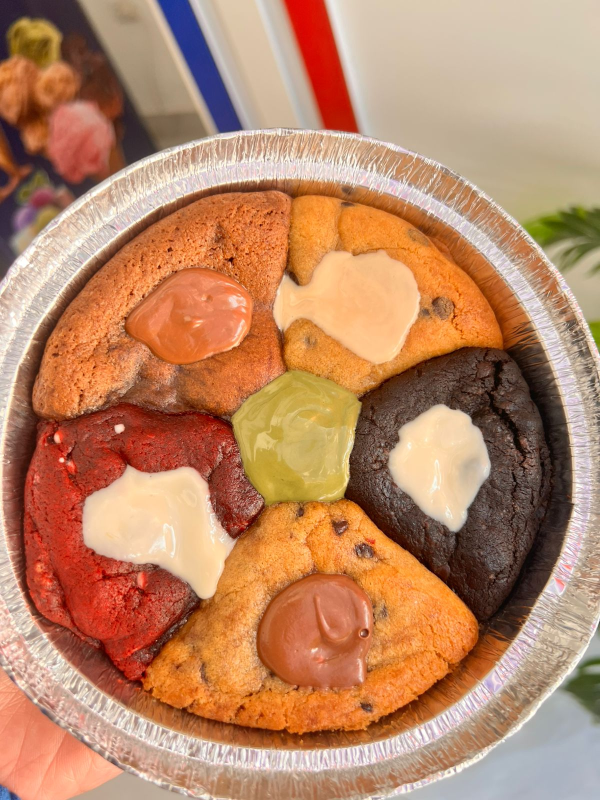
#> input picture Menu_images/WhatsApp Image 2026-09-03 at 3.38.02 PM.jpeg, 1200 x 1600 px (shown at 1/2 size)
$ python build-menu-thumbs.py
#> lines starting #> are read from the running program, lines starting #| are printed output that depends on the picture
"""
Cut one square menu thumbnail out of each shop photograph.

The source photographs in `Menu_images/` are phone pictures taken in the shop:
handheld, mixed lighting, busy backgrounds, some with an Arabic caption burned
into the pixels. The menu needs the opposite of that — a small square that is
almost entirely product, readable at 96px, and consistent enough that ninety of
them in a column do not look like ninety different photographers.

So each crop is declared here rather than computed. A generic "centre square"
would be wrong for most of these: the food is rarely in the middle of the frame
(it is held up, so it sits low), and four of the photographs carry a caption
that a centre crop would put straight through the middle of the thumbnail. The
boxes below were read off the pixels and then checked by looking at the output.

`CROPS` maps a source image to one or more named crops. Several photographs hold
more than one product — the two cookie-cup pictures are three cups each — so the
unit is the crop, not the file.

Enhancement is deliberately mild and entirely local: a white-balance nudge, a
contrast and saturation lift, and an unsharp pass to recover what the phone's
own JPEG compression softened. It is not trying to turn a phone snap into the
studio renders on the home page; it is trying to make a phone snap look like it
was taken on purpose.
"""

from __future__ import annotations

import sys
from pathlib import Path

from PIL import Image, ImageEnhance, ImageFilter

ROOT = Path(__file__).resolve().parent.parent
SRC = ROOT / "Menu_images"
OUT = ROOT / "public" / "img" / "menu"

# The rendition written to disk. Thumbnails are shown at 96px and the retina
# case is the one that has to hold up, so everything is written at 2x that and
# left there — a third size for a 288px display is a file nobody requests.
SIZE = 320

# Source files, in the order `ls` gives them, mapped to the short ids used
# below. Keeping the mapping here means the WhatsApp filenames — which carry a
# timestamp and a duplicate counter and nothing else — appear exactly once.
SOURCES = {
    "img01": "WhatsApp Image 2026-09-03 at 3.38.02 PM (1).jpeg",
    "img02": "WhatsApp Image 2026-09-03 at 3.38.02 PM.jpeg",
    "img03": "WhatsApp Image 2026-09-03 at 3.38.03 PM (1).jpeg",
    "img04": "WhatsApp Image 2026-09-03 at 3.38.03 PM (2).jpeg",
    "img05": "WhatsApp Image 2026-09-03 at 3.38.03 PM (3).jpeg",
    "img06": "WhatsApp Image 2026-09-03 at 3.38.03 PM.jpeg",
    "img07": "WhatsApp Image 2026-09-03 at 3.38.07 PM (1).jpeg",
    "img08": "WhatsApp Image 2026-09-03 at 3.38.07 PM (2).jpeg",
    "img09": "WhatsApp Image 2026-09-03 at 3.38.07 PM (3).jpeg",
    "img10": "WhatsApp Image 2026-09-03 at 3.38.07 PM (4).jpeg",
    "img11": "WhatsApp Image 2026-09-03 at 3.38.07 PM (5).jpeg",
    "img12": "WhatsApp Image 2026-09-03 at 3.38.07 PM (6).jpeg",
    "img13": "WhatsApp Image 2026-09-03 at 3.38.07 PM.jpeg",
    "img14": "WhatsApp Image 2026-09-03 at 3.38.08 PM (1).jpeg",
    "img15": "WhatsApp Image 2026-09-03 at 3.38.08 PM (2).jpeg",
    "img16": "WhatsApp Image 2026-09-03 at 3.38.08 PM (3).jpeg",
    "img17": "WhatsApp Image 2026-09-03 at 3.38.08 PM (4).jpeg",
    "img18": "WhatsApp Image 2026-09-03 at 3.38.08 PM (5).jpeg",
    "img19": "WhatsApp Image 2026-09-03 at 3.38.08 PM (6).jpeg",
    "img20": "WhatsApp Image 2026-09-03 at 3.38.08 PM (7).jpeg",
    "img21": "WhatsApp Image 2026-09-03 at 3.38.08 PM.jpeg",
}

# source id -> [(output name, (left, top, right, bottom)), ...]
#
# Every box is square in the source, so nothing is squashed on the way down to
# SIZE. Where a caption is burned into the picture the box is chosen to exclude
# it, which is why a few of these are noticeably tighter than the food.
CROPS: dict[str, list[tuple[str, tuple[int, int, int, int]]]] = {
    # Scoops — foil trays of joined cookie domes.
    "img02": [("scoop-mixed", (25, 300, 1175, 1450))],
    "img01": [("scoop-vanilla-mixed-filling", (10, 150, 1190, 1330))],
    "img05": [("scoop-chocolate", (0, 340, 1140, 1480))],
    # Caption sits low across the tray, so the crop takes the clean top of it.
    "img03": [("scoop-vanilla", (300, 840, 650, 1190))],
    # Caption is top-left, well clear of the tray.
    "img04": [("scoop-red-velvet", (175, 650, 1015, 1490))],
    # Caption runs straight through the middle; only the lower tray is clean.
    "img06": [("scoop-vanilla-nutella", (170, 385, 515, 730))],
    # Pans.
    "img15": [("pan-vanilla-nutella", (20, 700, 800, 1480))],
    "img16": [("pan-red-velvet-white", (95, 720, 795, 1420))],
    # Cross-sections, held. Cropped in tight so the glove is mostly out.
    "img11": [("cut-vanilla-nutella", (250, 450, 800, 1000))],
    "img12": [("cut-chocolate-nutella", (330, 290, 1000, 960))],
    "img19": [("cut-red-velvet-cream", (300, 240, 960, 900))],
    # Matilda — the one photograph that names its own product.
    "img13": [("matilda", (60, 340, 900, 1180))],
    # Cups. Three to a photograph, so three crops each.
    "img08": [
        ("cup-caramel", (0, 880, 500, 1380)),
        ("cup-red-velvet-white", (270, 570, 770, 1070)),
        ("cup-chocolate-pistachio", (590, 830, 1090, 1330)),
    ],
    "img14": [
        ("cup-red-velvet-nutella", (225, 495, 565, 835)),
        ("cup-chocolate-nutella", (615, 405, 950, 740)),
        ("cup-vanilla-nutella", (485, 640, 1005, 1160)),
    ],
    # Slices, most already on a plain white sweep.
    "img09": [("cake-vanilla-wedge", (440, 180, 1340, 1080))],
    "img20": [("brookie-classic", (400, 180, 1300, 1080))],
    "img07": [("slice-red-velvet-cream", (400, 120, 1300, 1020))],
    "img21": [("slice-chocolate-caramel", (350, 120, 1270, 1040))],
    "img10": [("slice-chocolate-ganache", (130, 500, 950, 1320))],
    "img18": [("apple-tart", (215, 420, 975, 1180))],
    "img17": [("cheesecake-red-velvet", (300, 800, 1000, 1500))],
}


def enhance(im: Image.Image) -> Image.Image:
    """
    The mild, entirely local clean-up described in the header.

    Order matters and is not arbitrary: colour and contrast are corrected while
    the image is still large, and the unsharp pass runs last, *after* the
    downscale, because sharpening before a resize is thrown away by the
    resampling and sharpening after it is what the eye actually sees.
    """
    im = ImageEnhance.Color(im).enhance(1.12)
    im = ImageEnhance.Contrast(im).enhance(1.08)
    im = ImageEnhance.Brightness(im).enhance(1.04)
    im = im.resize((SIZE, SIZE), Image.LANCZOS)
    return im.filter(ImageFilter.UnsharpMask(radius=1.6, percent=95, threshold=3))


def main() -> int:
    if not SRC.is_dir():
        print(f"missing source directory: {SRC}", file=sys.stderr)
        return 1

    OUT.mkdir(parents=True, exist_ok=True)
    written = 0

    for key, crops in CROPS.items():
        path = SRC / SOURCES[key]
        if not path.is_file():
            print(f"missing source file: {path}", file=sys.stderr)
            return 1

        with Image.open(path) as raw:
#> raw is the input picture: PIL image 1200x1600 RGB; mean R, G, B 186.7, 134.6, 101.2
            im = raw.convert("RGB")
            for name, box in crops:
                left, top, right, bottom = box
                if right - left != bottom - top:
                    print(f"{name}: box is not square: {box}", file=sys.stderr)
                    return 1
                if right > im.width or bottom > im.height:
                    print(
                        f"{name}: box {box} falls outside {im.width}x{im.height}",
                        file=sys.stderr,
                    )
                    return 1
                out = OUT / f"{name}.webp"
                enhance(im.crop(box)).save(out, "WEBP", quality=88, method=6)
                print(f"{key} -> {out.relative_to(ROOT)}")
                written += 1
#> this loop made 1 pass
#> pass 1, in enhance, `im = ImageEnhance.Color(im).enhance(1.12)`:
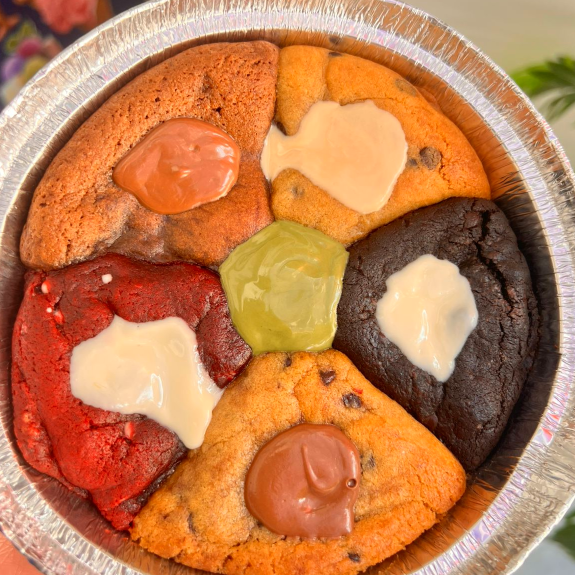
#> im: PIL image 1150x1150 RGB (shown at 1/2 size); mean R, G, B 192, 124.2, 79.1
#> pass 1, in enhance, `im = im.resize((SIZE, SIZE), Image.LANCZOS)`:
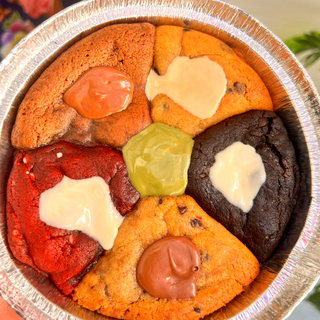
#> im: PIL image 320x320 RGB; mean R, G, B 199.4, 127, 77.1
#> after the loop, written = 1
#> pass 2 of the loop in main, `for key, crops in CROPS.items():`:
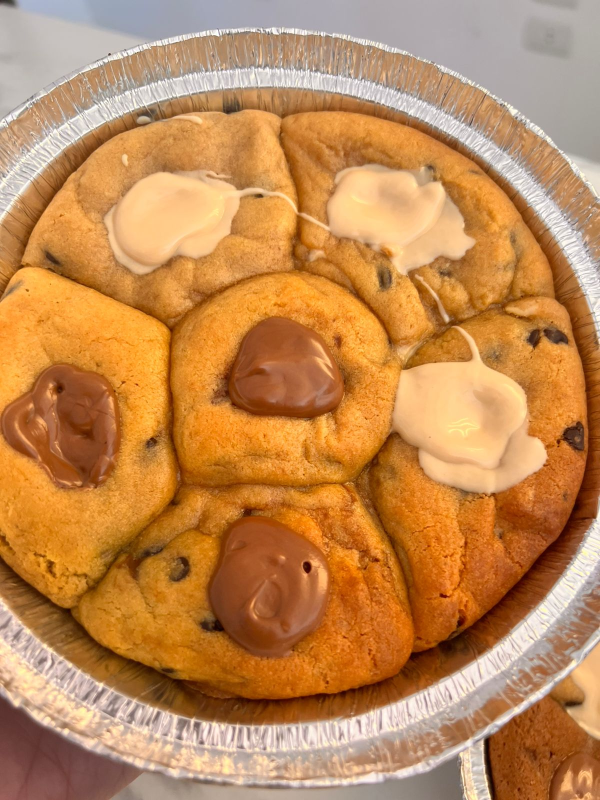
#> input picture Menu_images/WhatsApp Image 2026-09-03 at 3.38.02 PM (1).jpeg, 1200 x 1600 px (shown at 1/2 size)
#> in main, raw is the input picture: PIL image 1200x1600 RGB; mean R, G, B 193.5, 137.2, 83.4
#> the loop in main, `for name, box in crops:` made 1 pass
#> written on pass 1: 2
#> (printed output is left out)
#> pass 1, in enhance (call 2), `im = ImageEnhance.Color(im).enhance(1.12)`:
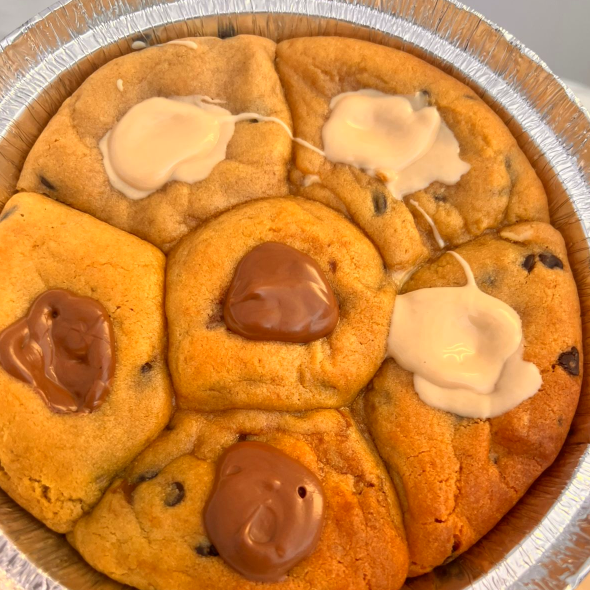
#> im: PIL image 1180x1180 RGB (shown at 1/2 size); mean R, G, B 204.7, 131.6, 58.8
#> pass 1, in enhance (call 2), `im = im.resize((SIZE, SIZE), Image.LANCZOS)`:
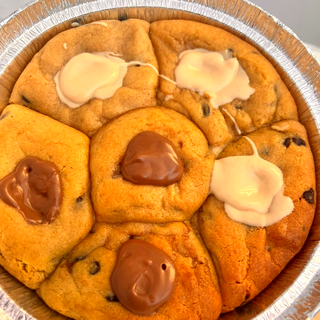
#> im: PIL image 320x320 RGB; mean R, G, B 213.1, 134.7, 55.1
#> after the loop in main, `for name, box in crops:`: written = 2
#> pass 3 of the loop in main, `for key, crops in CROPS.items():`:
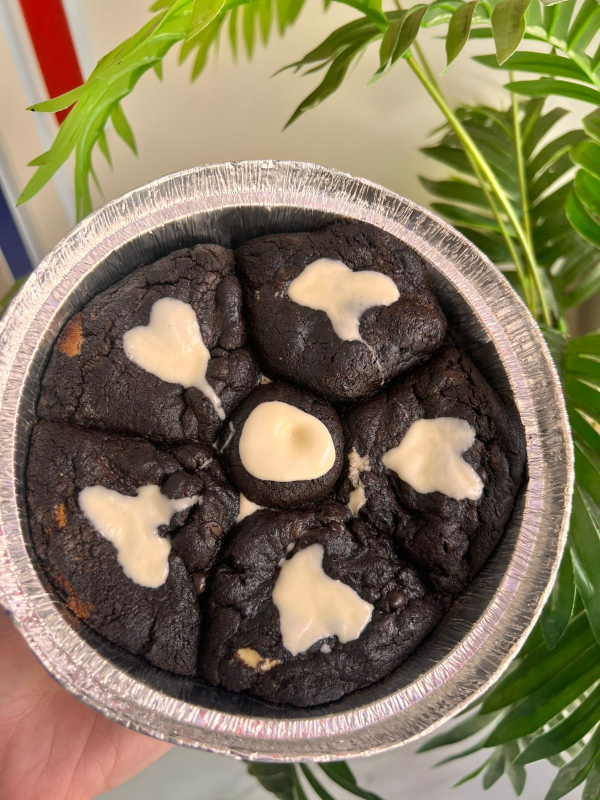
#> input picture Menu_images/WhatsApp Image 2026-09-03 at 3.38.03 PM (3).jpeg, 1200 x 1600 px (shown at 1/2 size)
#> in main, raw is the input picture: PIL image 1200x1600 RGB; mean R, G, B 129.8, 117.6, 90.6
#> the loop in main, `for name, box in crops:` made 1 pass
#> written on pass 1: 3
#> (printed output is left out)
#> pass 1, in enhance (call 3), `im = ImageEnhance.Color(im).enhance(1.12)`:
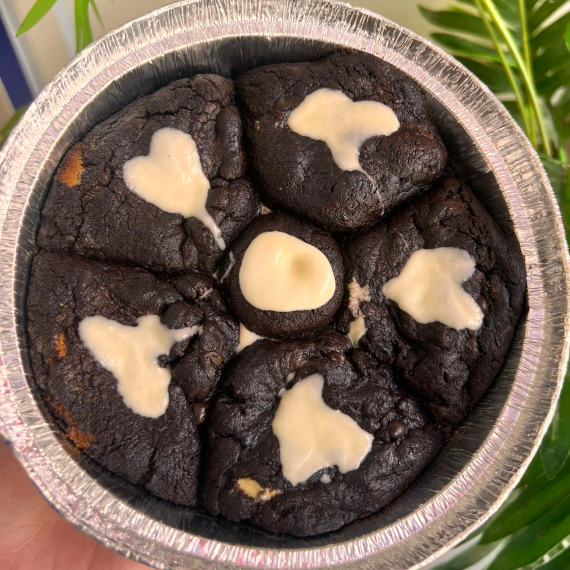
#> im: PIL image 1140x1140 RGB (shown at 1/2 size); mean R, G, B 117.5, 101, 84.6
#> pass 1, in enhance (call 3), `im = im.resize((SIZE, SIZE), Image.LANCZOS)`:
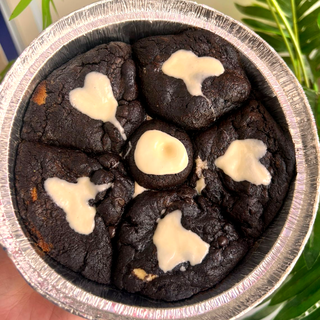
#> im: PIL image 320x320 RGB; mean R, G, B 120.7, 103.8, 86
#> after the loop in main, `for name, box in crops:`: written = 3
#> the loop made 7 passes; the first 3 are shown

    print(f"\n{written} thumbnails written to {OUT.relative_to(ROOT)}")
    return 0


if __name__ == "__main__":
#> (the run stopped early here; a loop or call above may not have finished)
